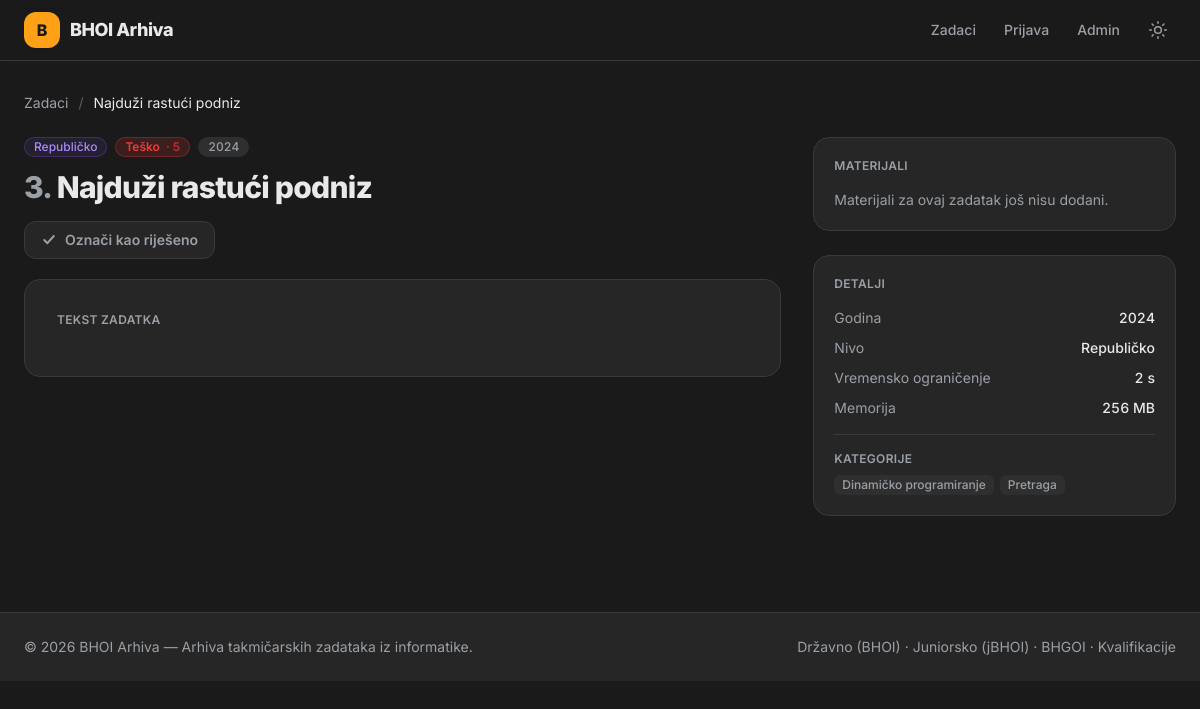
Screenshot of /task.php?id=2 with the database file from the repository.
### tables this page shows
CREATE TABLE `tasks` (
    `id`             INT UNSIGNED NOT NULL AUTO_INCREMENT,
    `title`          VARCHAR(200) NOT NULL,
    `slug`           VARCHAR(220) NOT NULL,
    `statement`      MEDIUMTEXT NULL,                  
    `year`           SMALLINT UNSIGNED NOT NULL,
    `level_id`       INT UNSIGNED NOT NULL,
    `difficulty`     ENUM('Lako','Srednje','Teško') NOT NULL DEFAULT 'Srednje',
                                                       
    `difficulty_rating` TINYINT UNSIGNED NOT NULL DEFAULT 5,  
    `problem_index`  VARCHAR(10) NULL,                 
    `time_limit_ms`  INT UNSIGNED NULL,
    `memory_limit_mb`INT UNSIGNED NULL,
    `pdf_path`       VARCHAR(255) NULL,                
    `tests_path`     VARCHAR(255) NULL,                
    `created_at`     TIMESTAMP NOT NULL DEFAULT CURRENT_TIMESTAMP,
    `updated_at`     TIMESTAMP NOT NULL DEFAULT CURRENT_TIMESTAMP ON UPDATE CURRENT_TIMESTAMP,
    PRIMARY KEY (`id`),
    UNIQUE KEY `uq_tasks_slug` (`slug`),
    KEY `idx_tasks_year` (`year`),
    KEY `idx_tasks_level` (`level_id`),
    KEY `idx_tasks_difficulty` (`difficulty`),
    KEY `idx_tasks_difficulty_rating` (`difficulty_rating`),
    CONSTRAINT `fk_tasks_level`
        FOREIGN KEY (`level_id`) REFERENCES `levels` (`id`)
        ON UPDATE CASCADE ON DELETE RESTRICT
);

CREATE TABLE `levels` (
    `id`         INT UNSIGNED NOT NULL AUTO_INCREMENT,
    `name`       VARCHAR(100) NOT NULL,
    `slug`       VARCHAR(100) NOT NULL,
    `sort_order` TINYINT UNSIGNED NOT NULL DEFAULT 0,  
    PRIMARY KEY (`id`),
    UNIQUE KEY `uq_levels_slug` (`slug`),
    UNIQUE KEY `uq_levels_name` (`name`)
);

CREATE TABLE `tags` (
    `id`   INT UNSIGNED NOT NULL AUTO_INCREMENT,
    `name` VARCHAR(80) NOT NULL,
    `slug` VARCHAR(80) NOT NULL,
    PRIMARY KEY (`id`),
    UNIQUE KEY `uq_tags_slug` (`slug`),
    UNIQUE KEY `uq_tags_name` (`name`)
);

### includes/bootstrap.php (called while the page is built, shortened)
<?php
function e(?string $value): string
{
    return htmlspecialchars($value ?? '', ENT_QUOTES | ENT_SUBSTITUTE, 'UTF-8');
}
function url(string $path = ''): string
{
    return BASE_URL . '/' . ltrim($path, '/');
}
function level_badge(string $slug): string
{
    return match ($slug) {
        'drzavno-bhoi' => 'bg-rose-500/10 text-rose-600 dark:text-rose-400 ring-rose-500/25',
        'jbhoi'        => 'bg-violet-500/10 text-violet-600 dark:text-violet-400 ring-violet-500/25',
        'bhgoi'        => 'bg-fuchsia-500/10 text-fuchsia-600 dark:text-fuchsia-400 ring-fuchsia-500/25',
        'kvalifikacije'=> 'bg-sky-500/10 text-sky-600 dark:text-sky-400 ring-sky-500/25',
        'kantonalno'   => 'bg-sky-500/10 text-sky-600 dark:text-sky-400 ring-sky-500/25',
        'regionalno'   => 'bg-emerald-500/10 text-emerald-600 dark:text-emerald-400 ring-emerald-500/25',
        'federalno'    => 'bg-amber-500/10 text-amber-600 dark:text-amber-400 ring-amber-500/25',
        'republicko'   => 'bg-violet-500/10 text-violet-600 dark:text-violet-400 ring-violet-500/25',
        default        => 'bg-elevated text-muted ring-line',
    };
}
function difficulty_badge(string $difficulty): string
{
    return match ($difficulty) {
        'Lako'    => 'bg-easy/15 text-easy ring-easy/30',
        'Srednje' => 'bg-medium/15 text-medium ring-medium/30',
        'Teško'   => 'bg-hard/15 text-hard ring-hard/30',
        default   => 'bg-elevated text-muted ring-line',
    };
}

### task.php (the view, shortened to what this page needs)
<?php
require_once __DIR__ . '/includes/bootstrap.php';
$id = filter_input(INPUT_GET, 'id', FILTER_VALIDATE_INT);
$pdo = db();
$stmt = $pdo->prepare("
    SELECT t.*, l.name AS level_name, l.slug AS level_slug
    FROM tasks t
    JOIN levels l ON l.id = t.level_id
    WHERE t.id = ?
    LIMIT 1
");
$stmt->execute([$id]);
$task = $stmt->fetch();
$tagStmt = $pdo->prepare("
    SELECT tg.name, tg.slug
    FROM task_tags tt
    JOIN tags tg ON tg.id = tt.tag_id
    WHERE tt.task_id = ?
    ORDER BY tg.name
");
$tagStmt->execute([$id]);
$tags = $tagStmt->fetchAll();
$solStmt = $pdo->prepare("
    SELECT id, language, original_name, file_size, author
    FROM solutions
    WHERE task_id = ?
    ORDER BY language, original_name
");
$solStmt->execute([$id]);
$solutions = $solStmt->fetchAll();
require __DIR__ . '/includes/header.php';
?>
<nav class="mb-6 text-sm text-muted">
    <a href="<?= e(url('index.php')) ?>" class="transition hover:text-accent">Zadaci</a>
    <span class="mx-1.5 opacity-50">/</span>
    <span class="text-fg"><?= e($task['title']) ?></span>
</nav>
<div class="grid grid-cols-1 gap-8 lg:grid-cols-3">
    <article class="lg:col-span-2">
        <header class="mb-5">
            <div class="mb-3 flex flex-wrap items-center gap-2">
                <span class="inline-flex items-center rounded-full px-2.5 py-0.5 text-xs font-medium ring-1 ring-inset <?= level_badge($task['level_slug']) ?>">
                    <?= e($task['level_name']) ?>
                </span>
                <span class="inline-flex items-center gap-1.5 rounded-full px-2.5 py-0.5 text-xs font-semibold ring-1 ring-inset <?= difficulty_badge($task['difficulty']) ?>">
                    <?= e($task['difficulty']) ?>
                    <span class="opacity-70">·&nbsp;<?= (int) $task['difficulty_rating'] ?></span>
                </span>
                <span class="inline-flex items-center rounded-full bg-elevated px-2.5 py-0.5 text-xs font-medium text-muted tabular-nums">
                    <?= e((string) $task['year']) ?>
                </span>
            </div>
            <h1 class="text-3xl font-extrabold tracking-tight text-fg">
                <?php if ($task['problem_index'] !== null && $task['problem_index'] !== ''): ?>
                    <span class="text-muted"><?= e($task['problem_index']) ?>.</span>
                <?php endif; ?>
                <?= e($task['title']) ?>
            </h1>
            <button id="mark-done" type="button" data-id="<?= (int) $task['id'] ?>"
                    class="mt-4 inline-flex items-center gap-2 rounded-xl border border-line bg-card px-4 py-2 text-sm font-semibold text-muted transition hover:border-done/50 hover:text-fg">
                <svg class="h-4 w-4" viewBox="0 0 20 20" fill="none" stroke="currentColor" stroke-width="2.5"><path stroke-linecap="round" stroke-linejoin="round" d="M4 10l4 4 8-9"/></svg>
                <span id="mark-done-label">Označi kao riješeno</span>
            </button>
        </header>
        <div class="rounded-2xl border border-line bg-card p-6 shadow-sm sm:p-8">
            <h2 class="mb-4 text-xs font-semibold uppercase tracking-wide text-muted">Tekst zadatka</h2>
        </div>
    </article>
    <aside class="space-y-6">
        <div class="rounded-2xl border border-line bg-card p-5 shadow-sm">
            <h2 class="mb-4 text-xs font-semibold uppercase tracking-wide text-muted">Materijali</h2>
            <?php if (!$task['pdf_path'] && !$task['tests_path'] && !$solutions): ?>
                <p class="text-sm text-muted">Materijali za ovaj zadatak još nisu dodani.</p>
            <?php endif; ?>
        </div>
        <div class="rounded-2xl border border-line bg-card p-5 shadow-sm">
            <h2 class="mb-4 text-xs font-semibold uppercase tracking-wide text-muted">Detalji</h2>
            <dl class="space-y-2.5 text-sm">
                <div class="flex justify-between gap-4">
                    <dt class="text-muted">Godina</dt>
                    <dd class="font-medium text-fg tabular-nums"><?= e((string) $task['year']) ?></dd>
                </div>
                <div class="flex justify-between gap-4">
                    <dt class="text-muted">Nivo</dt>
                    <dd class="font-medium text-fg"><?= e($task['level_name']) ?></dd>
                </div>
                <?php if ($task['time_limit_ms']): ?>
                <div class="flex justify-between gap-4">
                    <dt class="text-muted">Vremensko ograničenje</dt>
                    <dd class="font-medium text-fg tabular-nums"><?= e((string) ($task['time_limit_ms'] / 1000)) ?> s</dd>
                </div>
                <?php endif; ?>
                <?php if ($task['memory_limit_mb']): ?>
                <div class="flex justify-between gap-4">
                    <dt class="text-muted">Memorija</dt>
                    <dd class="font-medium text-fg tabular-nums"><?= e((string) $task['memory_limit_mb']) ?> MB</dd>
                </div>
                <?php endif; ?>
            </dl>
            <?php if ($tags): ?>
                <div class="mt-4 border-t border-line pt-4">
                    <p class="mb-2 text-xs font-semibold uppercase tracking-wide text-muted">Kategorije</p>
                    <div class="flex flex-wrap gap-1.5">
                        <?php foreach ($tags as $tg): ?>
                            <a href="<?= e(url('index.php?tag=' . urlencode($tg['slug']))) ?>"
                               class="inline-flex items-center rounded-md bg-elevated px-2 py-0.5 text-xs font-medium text-muted transition hover:bg-accent/15 hover:text-accent">
                                <?= e($tg['name']) ?>
                            </a>
                        <?php endforeach; ?>
                    </div>
                </div>
            <?php endif; ?>
        </div>
    </aside>
</div>
<link rel="stylesheet" href="https://cdnjs.cloudflare.com/ajax/libs/highlight.js/11.9.0/styles/github-dark.min.css">
<link rel="stylesheet" href="https://cdn.jsdelivr.net/npm/katex@0.16.9/dist/katex.min.css">
<?php require __DIR__ . '/includes/footer.php'; ?>

### includes/theme_head.php (style rules this page uses)
:root { color-scheme: light; --bg: #f5f6f8; --card: #ffffff; --elevated: #eceef1; --fg: #15181c; --muted: #5b636e; --line: #e3e6ea; }
.dark { color-scheme: dark; --bg: #1a1a1a; --card: #262626; --elevated: #2f2f2f; --fg: #e9e9ea; --muted: #9aa0a6; --line: #3a3a3a; }
body { -webkit-font-smoothing: antialiased; }

### rows the page displays
tasks: title "Najduži rastući podniz", level.name "Republičko", difficulty "Teško", difficulty_rating "5", year "2024", problem_index "3", $task['time_limit_ms']/1000 "2", memory_limit_mb "256"
tags: name "Dinamičko programiranje"
tags: name "Pretraga"

### other values shown
APP_NAME "BHOI Arhiva"
